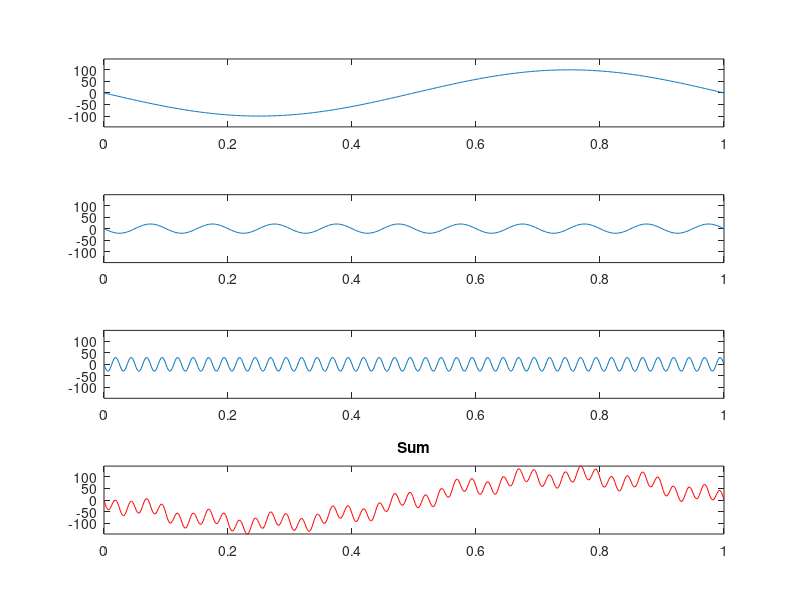
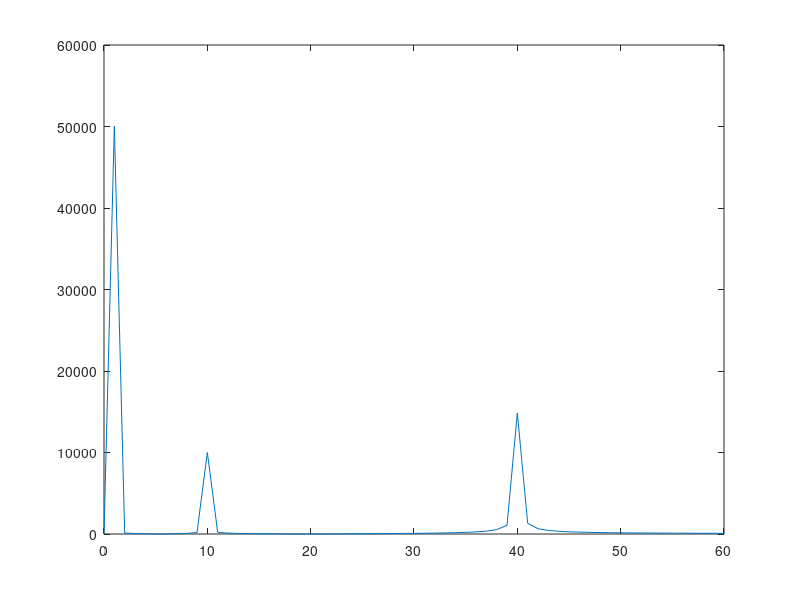

These figures' MATLAB source, in order:
clear 

close all

srate = 500;
 
% list some frequencies
frex = [1 10 40];

% list some random amplitudes... make sure there are 
% as many amplitude values as frequencies
amplit = [ 100 20 30 ];

phases = pi

% define time...
time=0:1/srate:1;


for iFreq=1:length(frex)
    sine_waves (iFreq,:) = amplit(iFreq) * sin(2*pi*frex(iFreq).*time + phases);
end

% plot composing waves
n_sine_waves = size(sine_waves,1);
summed_signal = sum(sine_waves, 1);


figure
for iSin = 1:((n_sine_waves))
    subplot(n_sine_waves+1, 1, iSin)
    plot(time, sine_waves(iSin,:));
    set(gca, 'Ylim',[-max(summed_signal), max(summed_signal)])
end;
subplot(n_sine_waves+1, 1, iSin+1)
plot(time, sum(sine_waves, 1), 'Color', 'red');
set(gca, 'Ylim',[-max(summed_signal), max(summed_signal)])
title('Sum')
print -dpng ../Figures/s_02_Figure1.png;



figure
sig_fft=fft(sum(sine_waves, 1));
hz = linspace(0,srate/2,floor(length(time)/2)+1);
plot(hz,abs(sig_fft(1:length(hz))*2))
set(gca, 'Xlim', [0, 60])
print -dpng ../Figures/s_02_Figure2.png;

